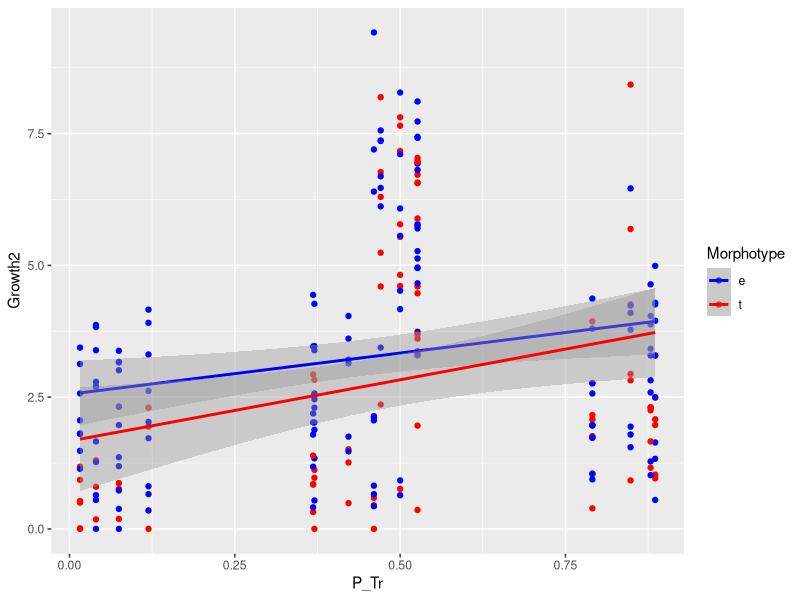
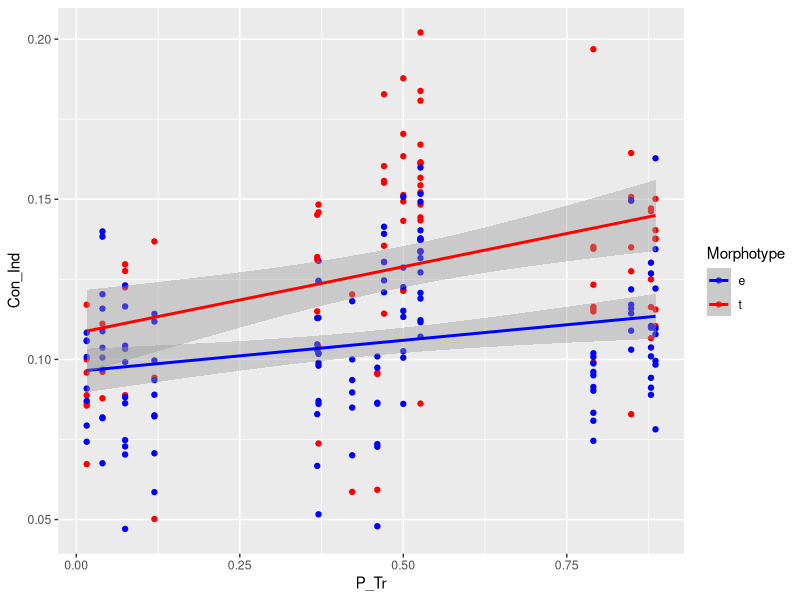
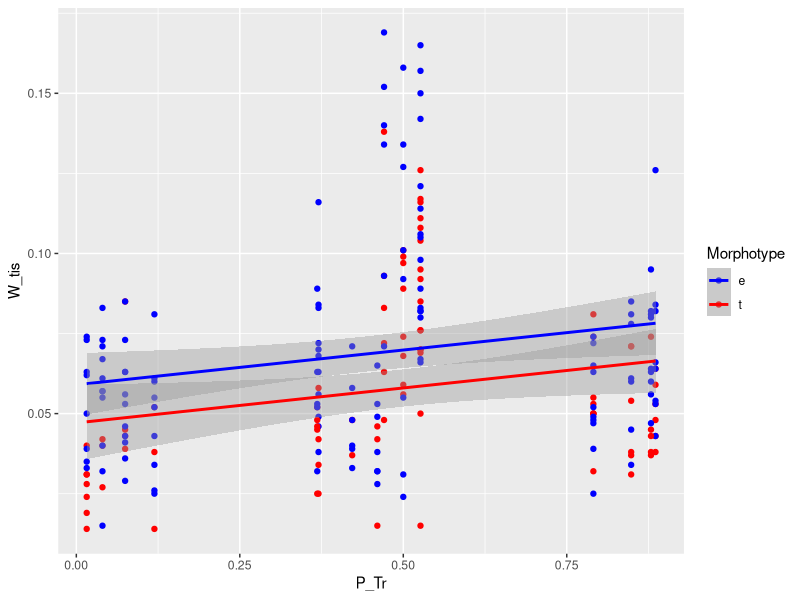
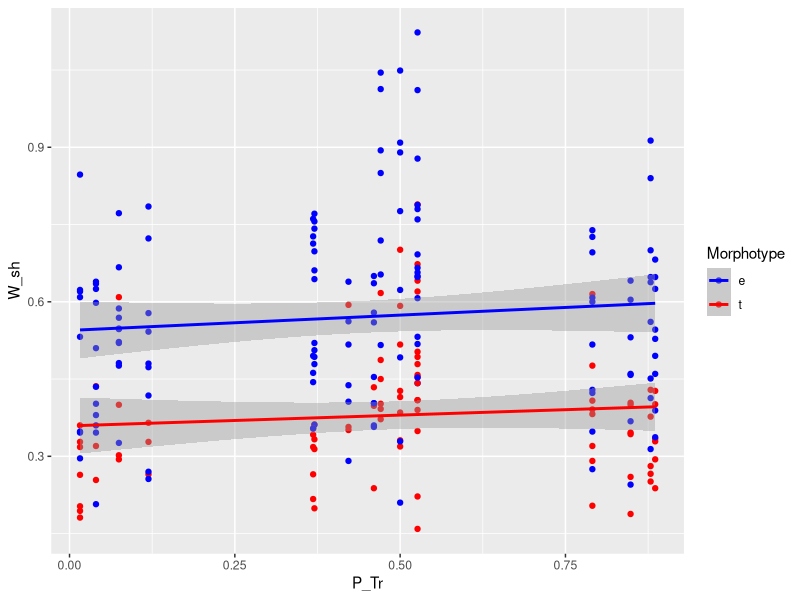
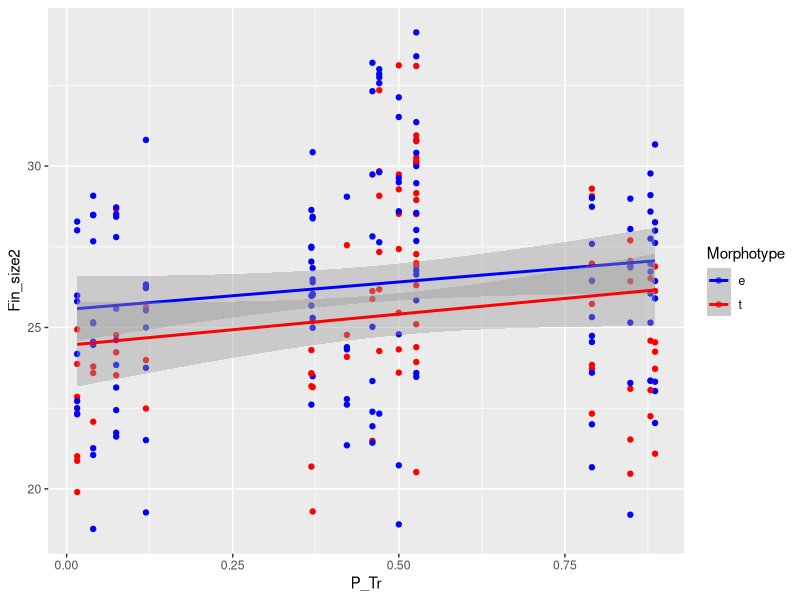
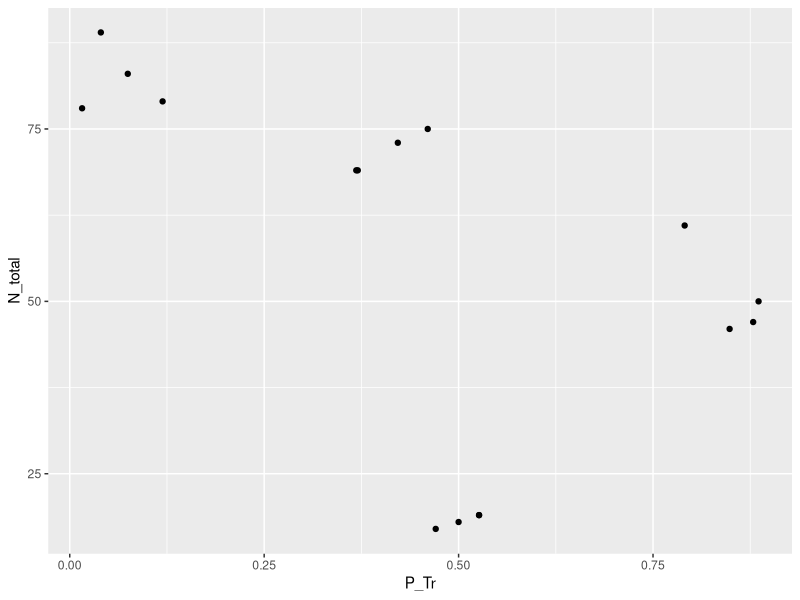
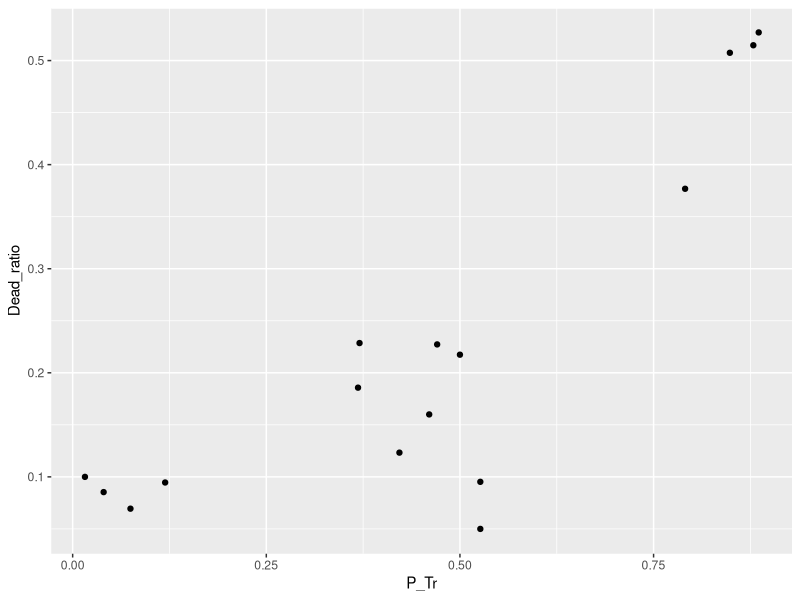
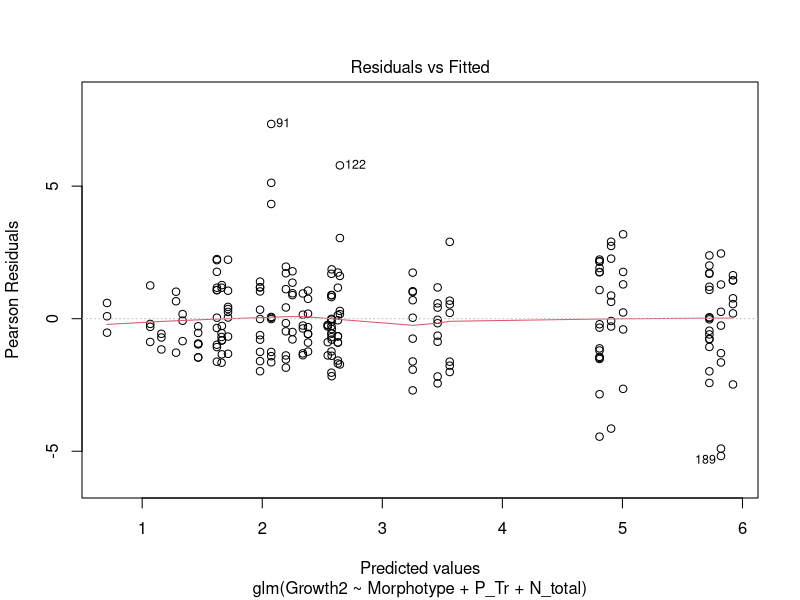

Write the R code that produced these figures, in order. (Note: this script raises an error after producing the figures.)
library(readxl)
library(ggplot2)
library(dplyr)
library(nlme)
library(car)
library(lme4)




#Adding data
summer <- read_excel('Data/Mytred_Growth_Summer_2021_Anton_modified.xlsx', sheet = 'Growth_data')

nrow(summer)

summer <- summer %>% filter( (Sample_site == "Tr" & Morphotype == "t") | (Sample_site == "Ed" & Morphotype == "e")) 


#Only Alive mussels allowed 

summer1 <- summer %>% filter(Status == 'Alive')
str(summer1)
# View(summer1)

#Adding FON data


library(reshape2)

exp_mussel <- summer1 %>%  group_by(Cage_ID, Morphotype, Type) %>% summarise(N_alive = n()) %>% dcast(., Cage_ID ~ Morphotype ) %>% filter(! (Cage_ID %in% c("K1", "K2", "K3", "K4")) )

summer_f <- read_excel('Data/Mytred_Growth_Summer_2021_Anton_modified.xlsx', sheet = 'Fone_mussel')

summer_f <- summer_f[order(summer_f$Cage_ID), ]

summer_f$E_alive[1:12] <- summer_f$E_alive[1:12] + exp_mussel$e
summer_f$T_alive[1:12] <- summer_f$T_alive[1:12] + exp_mussel$t






summer_f <- summer_f %>% mutate(N_total = E_alive + T_alive)







summer2 <- merge(summer1, summer_f, by = 'Cage_ID')



# summer2 <- summer2 %>% filter(Type != "K")

# View(summer2)

#Calculating growth
str(summer2)

#It seems dat Init size and Fin size are not numeric but charrecters 

summer2$Init_size2 <- as.numeric(summer2$Init_size)
summer2$Fin_size2 <- as.numeric(summer2$Fin_size)
is.na(summer2$Fin_size2)


summer2 <- summer2 %>% filter(!is.na(Fin_size2))


summer2$Growth <- summer2$Fin_size2 - summer2$Init_size2

summer2 <- summer2 %>% filter(Growth > -4)

summer2$Growth2 <- summer2$Growth
summer2$Growth2[summer2$Growth2 < 0] <- 0


#Growth
ggplot(data = summer2, aes(x = P_Tr, y = Growth2, colour = Morphotype)) + geom_point() + geom_smooth(method = 'lm') + scale_color_manual(values = c('blue' , 'red'))


#Condition Index

summer2$W_tis <- as.numeric(summer2$W_tis)
summer2$W_sh <- as.numeric(summer2$W_sh)

summer2$Con_Ind <- summer2$W_tis/(summer2$W_tis + summer2$W_sh)



# View(summer2)

ggplot(data = summer2, aes(x = P_Tr, y = Con_Ind, colour = Morphotype)) + geom_point() + geom_smooth(method = 'lm') + scale_color_manual(values = c('blue' , 'red'))

ggplot(data = summer2, aes(x = P_Tr, y = W_tis, colour = Morphotype)) + geom_point() + geom_smooth(method = 'lm') + scale_color_manual(values = c('blue' , 'red'))

ggplot(data = summer2, aes(x = P_Tr, y = W_sh, colour = Morphotype)) + geom_point() + geom_smooth(method = 'lm') + scale_color_manual(values = c('blue' , 'red'))


ggplot(data = summer2, aes(x = P_Tr, y = Fin_size2, colour = Morphotype)) + geom_point() + geom_smooth(method = 'lm') + scale_color_manual(values = c('blue' , 'red'))

ggplot(summer_f, aes(x= P_Tr, y = N_total)) + geom_point()

ggplot(summer_f, aes(x= P_Tr, y = Dead_ratio)) + geom_point()



#models
#GROWTH

growth_mod_dummy <- glm(data = summer2, Growth2 ~ Morphotype + P_Tr + N_total + Init_size2)
vif(growth_mod_dummy)


growth_mod <- glm(data = summer2, Growth2 ~ Morphotype * P_Tr + N_total + Init_size2)
drop1(growth_mod, test = "Chi")




growth_mod1 <- update(growth_mod, .~.-Morphotype:P_Tr)
drop1(growth_mod1, test = "Chi")




growth_mod2 <- update(growth_mod1, . ~ . - Init_size2) 
drop1(growth_mod2, test = "Chi")

Anova(growth_mod2)

summary(growth_mod2)

plot(growth_mod2)




#CONDITION INDEX


conind_mod <- glm(data = summer2, Con_Ind ~ Morphotype * P_Tr + N_total + Fin_size2)
drop1(conind_mod, test = "Chi")


plot(conind_mod, which = 1)
summary(conind_mod)



#Growth again
coe_growth <- coef(growth_mod1)

mydata_growth <- summer2 %>% group_by(Morphotype) %>% do(data.frame(P_Tr = seq(min(.$P_Tr), max(.$P_Tr), length.out = 10), N_total = mean(.$N_total), Init_size2 = mean(.$Init_size2)))

# View(mydata_growth)

X_growth <- model.matrix(~ Morphotype + P_Tr + N_total + Init_size2, data = mydata_growth)
mydata_growth$predicted_growth <- X_growth%*%coe_growth


View(mydata_growth)

ggplot(mydata_growth, aes(x = P_Tr, y = predicted_growth, colour = Morphotype)) + geom_line()

vcov(growth_mod1)

mydata_growth$se_growth <- sqrt(diag(X_growth%*%vcov(growth_mod1)%*%t(X_growth)))

ggplot(mydata_growth, aes(x = P_Tr, y = predicted_growth, colour = Morphotype)) + geom_line() + geom_ribbon(aes(ymin = predicted_growth -1.96*se_growth, ymax = predicted_growth + 1.96*se_growth, group = Morphotype), alpha = 0.2, colour = 'grey') + scale_color_manual(values = c('blue', 'red')) + ylab('Прирост, мм') + xlab('Доля M.trossulus в садке') + labs(color = 'Вид')

control_growth <- summer %>% filter(Type == 'K')

str(control_growth)


control_growth$Growth_num <- as.numeric(control_growth$Fin_size) - as.numeric(control_growth$Init_size)

control_growth1 <- control_growth %>% filter(Status == 'Alive')
# View(control_growth1)

control_growth2 <- control_growth1[complete.cases(control_growth1$Growth_num),]
# View(control_growth2)

control_growth3 <- control_growth2 %>% group_by(Morphotype) %>% summarise(Mean_Growth = mean(Growth_num), SE = sd(Growth_num)/sqrt(n()))
head(control_growth3)


summer2 %>% filter(Type == "K") %>% 
ggplot(. , aes(x = Morphotype, y = Growth2)) + geom_boxplot(aes(fill = Cage_ID))


ggplot(control_growth3, aes(x = Morphotype, y = Mean_Growth)) + geom_col()

# View(control_growth3)

ggplot(mydata_growth, aes(x = P_Tr, y = predicted_growth, colour = Morphotype)) + geom_line() + geom_ribbon(aes(ymin = predicted_growth -1.96*se_growth, ymax = predicted_growth + 1.96*se_growth, group = Morphotype), alpha = 0.2, colour = 'grey') + scale_color_manual(values = c('blue', 'red'))  + ylab('Прирост, мм') + xlab('Доля M.trossulus в садке') + labs(color = 'Вид') + geom_hline(data = control_growth3, aes(yintercept = Mean_Growth, color = Morphotype), linetype = 2)




#Condition_Index

coe_conind <- coef(conind_mod)

mydata_conin <- summer2 %>% group_by(Morphotype) %>% do(data.frame(P_Tr = seq(min(.$P_Tr), max(.$P_Tr), length.out = 10), N_total = mean(.$N_total), Fin_size2 = mean(.$Fin_size2)))

# View(mydata_conin)

X_conin <- model.matrix(~ Morphotype * P_Tr + N_total + Fin_size2, data = mydata_conin)
mydata_conin$predicted_conin <- X_conin%*%coe_conind



ggplot(mydata_conin, aes(x = P_Tr, y = predicted_conin, colour = Morphotype)) + geom_line()


mydata_conin$se_conind <- sqrt(diag(X_conin%*%vcov(conind_mod)%*%t(X_conin)))

ggplot(mydata_conin, aes(x = P_Tr, y = predicted_conin, colour = Morphotype)) + geom_line() + geom_ribbon(aes(ymin = predicted_conin -1.96*se_conind, ymax = predicted_conin + 1.96*se_conind, group = Morphotype), alpha = 0.2, colour = 'grey') + scale_color_manual(values = c('blue', 'red'))+ geom_point(data = summer2, aes(x = P_Tr, y = Con_Ind)) + ylab('Condition index') + xlab('Доля M.trossulus в садке') + labs(color = 'Вид')


control_conind <- summer %>% filter(Type == 'K')
View(control_conind)

str(control_conind)


control_conind$Conind_num <- as.numeric(control_growth$W_tis) / (as.numeric(control_conind$W_tis) + as.numeric(control_conind$W_sh))

control_conind1 <- control_conind %>% filter(Status == 'Alive')
View(control_conind1)

control_conind2 <- control_conind1[complete.cases(control_conind1$Conind_num),]
View(control_conind2)

control_conind3 <- control_conind2 %>% group_by(Morphotype) %>% summarise(Mean_Conind = mean(Conind_num), SE = sd(Conind_num)/sqrt(n()))
head(control_conind3)
View(control_conind3)

ggplot(mydata_conin, aes(x = P_Tr, y = predicted_conin, colour = Morphotype)) + geom_line() + geom_ribbon(aes(ymin = predicted_conin -1.96*se_conind, ymax = predicted_conin + 1.96*se_conind, group = Morphotype), alpha = 0.2, colour = 'grey') + scale_color_manual(values = c('blue', 'red')) + geom_point(data = summer2, aes(x = P_Tr, y = Conind_num)) + ylab('Condition index') + xlab('Доля M.trossulus в садке') + labs(color = 'Вид') + geom_hline(data = control_conind3, aes(yintercept = Mean_Conind, color = Morphotype), linetype = 2)





#######################
# Try to use categorical predictor

M_growth <- lme(Growth2 ~ Morphotype * Type + N_total + Init_size2, random =  ~1|Cage_ID, data = summer2)

M_growth_ML <- update(M_growth, method = "ML")

plot(M_growth)

drop1(M_growth_ML, test = "Chi")

M_growth_ML2 <- update(M_growth_ML, . ~ . - Morphotype:Type  )
drop1(M_growth_ML2)

M_growth_ML3 <- update(M_growth_ML2, . ~ . - Init_size2  )
drop1(M_growth_ML3)

M_growth_ML4 <- update(M_growth_ML3, . ~ . - N_total  )
drop1(M_growth_ML4)

M_growth3 <- update(M_growth_ML3, method = "REML")
summary(M_growth3)


ggplot(summer_f, aes(x = Fon_type, y = N_total)) + geom_point()




ggplot(summer2, aes(x = Type, y = Growth2)) + geom_boxplot()





#########################################
#Model of deadness

summer3 <- summer %>% mutate(Status2 = ifelse(Status == "Alive", 0, 1)) %>% merge(., summer_f, by = "Cage_ID")

summer3$Init_size2 <- as.numeric(summer3$Init_size)



M_dead <- glm(Status2 ~ Morphotype * P_Tr + N_total, data = summer3, family = "binomial" ) 

drop1(M_dead)

plot(M_dead)



my_data_deadness <- summer3 %>% group_by(Morphotype) %>% do(data.frame(P_Tr = seq(min(.$P_Tr), max(.$P_Tr), length.out = 10), N_total = mean(.$N_total)))

my_data_deadness$Predicted <- predict(M_dead, newdata = my_data_deadness, type = "response")


logit_back <- function(x) exp(x)/(1 + exp(x)) # обратная логит-трансформация

X <- model.matrix(~ Morphotype * P_Tr + N_total , data = my_data_deadness)
b <- coef(M_dead)

my_data_deadness$fit_eta <- X %*% b

my_data_deadness$se_eta <- sqrt(diag(X %*% vcov(M_dead) %*% t(X))) #Ошибки в шкале логитов


# Границы доверительного интервала
my_data_deadness$lwr <- logit_back(my_data_deadness$fit_eta - 1.96 * my_data_deadness$se_eta)
my_data_deadness$upr <- logit_back(my_data_deadness$fit_eta + 1.96 * my_data_deadness$se_eta)



dead_sum <- summer3 %>% group_by(Cage_ID, Morphotype) %>% summarise(P_Tr = mean(P_Tr), P_dead = mean(Status2))


ggplot(my_data_deadness, aes(x = P_Tr, y = Predicted)) + geom_line(aes(color = Morphotype)) + geom_ribbon(aes(ymin = lwr, ymax = upr, group = Morphotype), alpha = 0.2) + scale_color_manual(values = c("blue", "red")) + geom_point(data = dead_sum, aes(y = P_dead, color = Morphotype))
